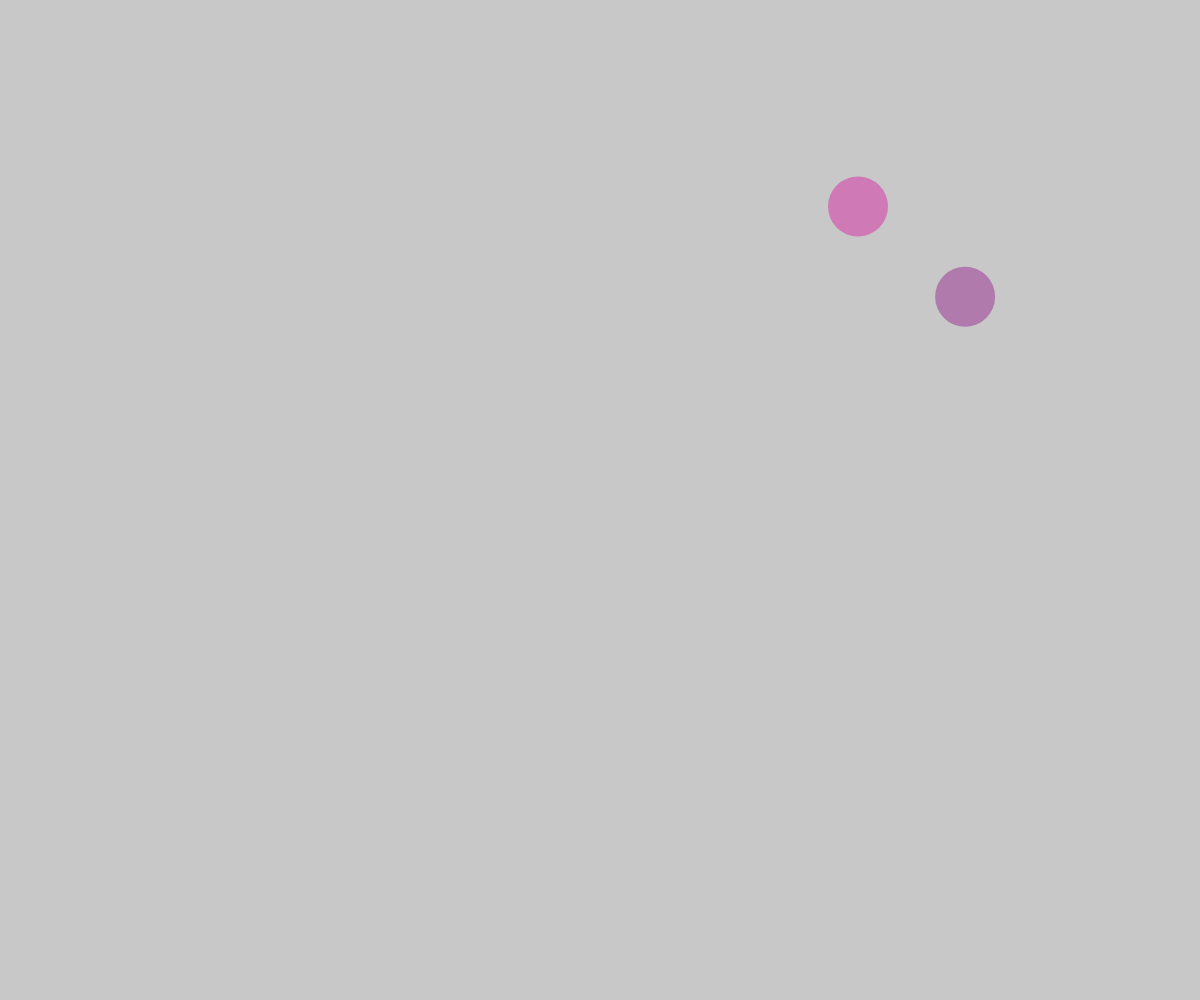
Frame 1 (no input)
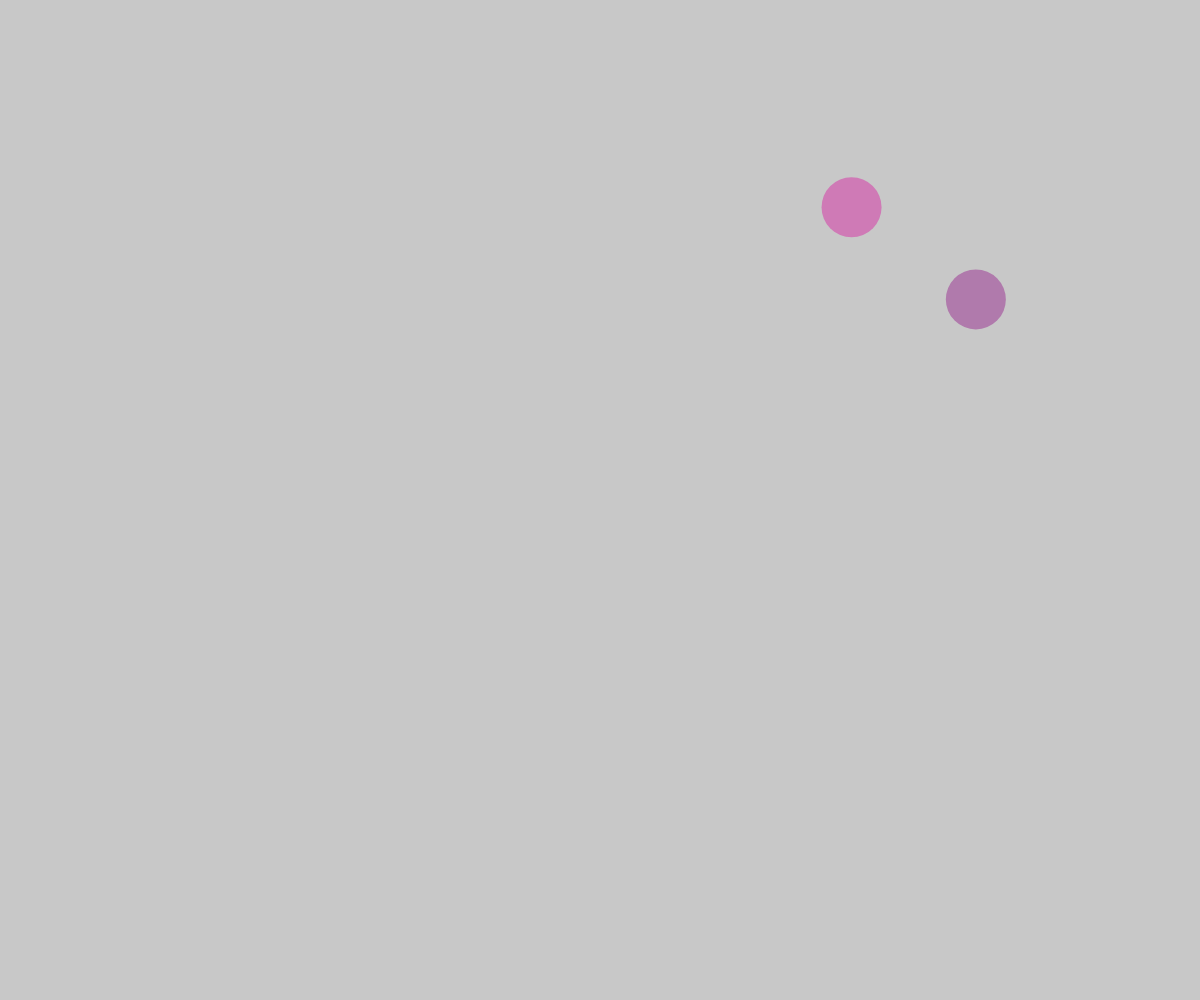
Frame 60 (no input)
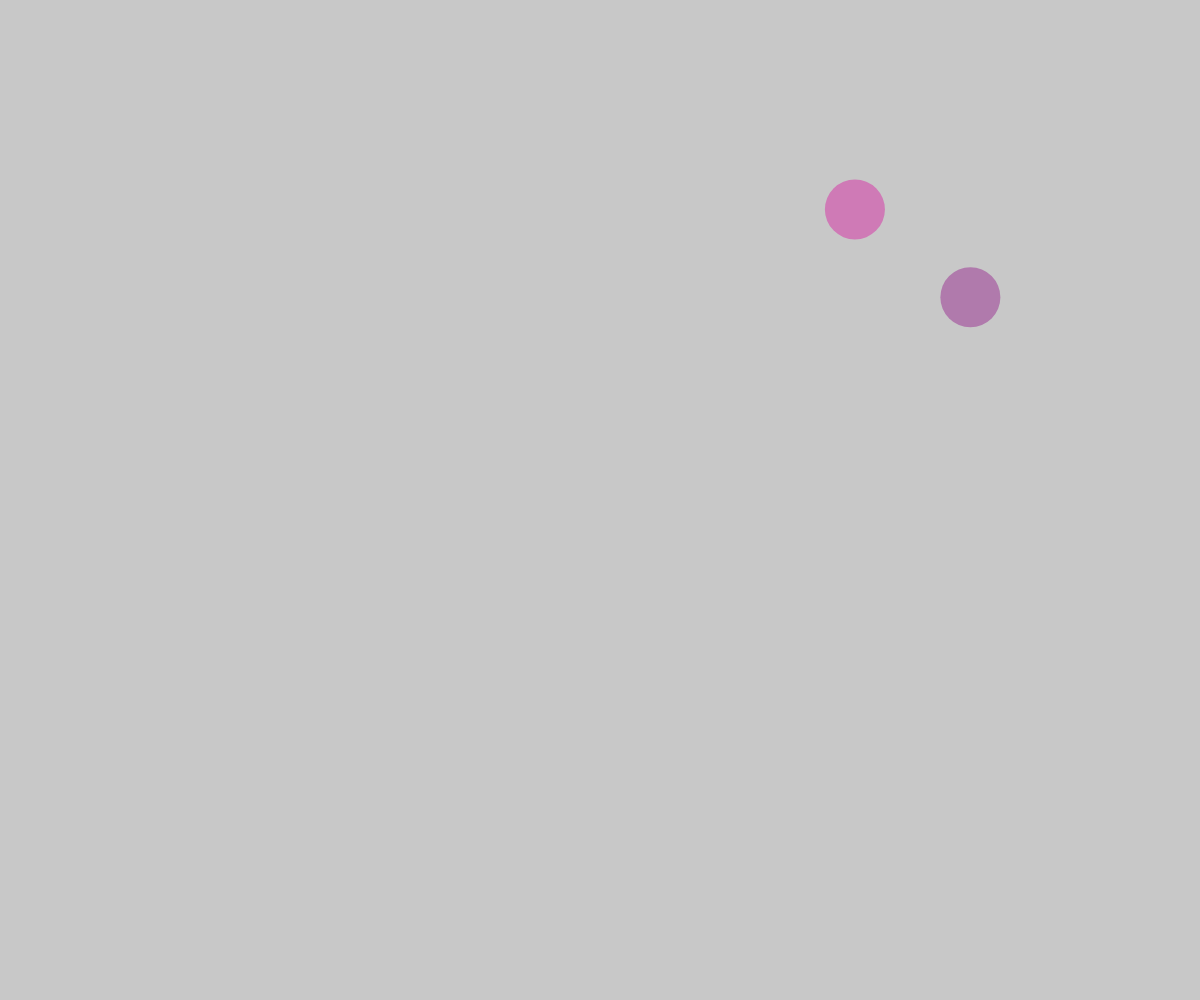
Frame 120 (the mouse pressed at the canvas centre since frame 60)

The p5.js sketch that drew these frames (run headless with seeded random() and noise() and a simulated clock; from frame 60 on, the mouse is pressed at the canvas centre):

// p5.js sketch
// ── sketch.js
var cells = [];

function setup() {
  createCanvas(window.innerWidth,window.innerHeight);
  cells.push(new Cell());
  cells.push(new Cell());
}

function draw() {
  background(200);
  for (var i = 0; i < cells.length; i++) {
    cells[i].move();
    cells[i].show();
  }
}

function mousePressed() {
  for (var i = cells.length - 1; i >= 0; i--) {
    if (cells[i].clicked(mouseX, mouseY)) {
      cells.push(cells[i].mitosis());
      cells.push(cells[i].mitosis());
      cells.splice(i, 1);
    }
  }
}
// ── cell.js
function Cell(pos, r, c) {
    if (pos) {
      this.pos = pos.copy();
    } else {
      this.pos = createVector(random(width), random(height));
    }
  
    this.r = r || 60;
    this.c = c || color(random(100, 255), 0, random(100, 255), 100);
  
    this.clicked = function(x, y) {
      var d = dist(this.pos.x, this.pos.y, x, y);
      if (d < this.r) {
        return true;
      } else {
        return false;
      }
    };
  
    this.mitosis = function() {
      //this.pos.x += random(-this.r, this.r);
      var cell = new Cell(this.pos, this.r * 0.8, this.c);
      return cell;
    };
  
    this.move = function() {
      var vel = p5.Vector.random2D();
      this.pos.add(vel);
    };
  
    this.show = function() {
      noStroke();
      fill(this.c);
      ellipse(this.pos.x, this.pos.y, this.r, this.r);
    };
  }
// ── style.css
body {
    margin: 0%;
    height: 100%;
    width: 100%;
}
